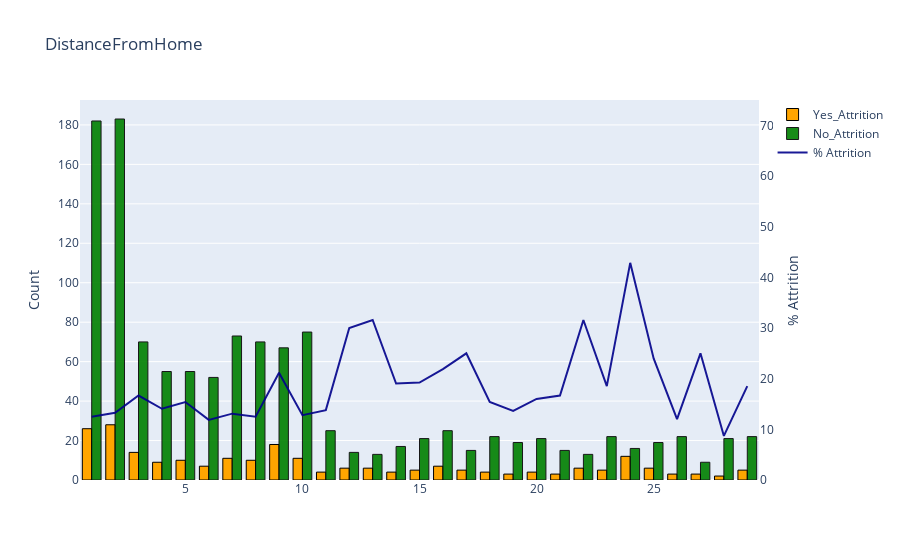

Notebook code cell kept with this figure:
### Code cell
barplot('DistanceFromHome', False)

### Figure 1 — Plotly figure (JSON) as saved in the notebook; plotly's stock layout.template omitted (floating-point values rounded to 4 significant figures)
{"data": [{"marker": {"color": "orange", "line": {"color": "#000000", "width": 1}}, "name": "Yes_Attrition", "type": "bar", "x": [2, 1, 9, 3, 24, 10, 7, 5, 8, 4, 16, 6, 25, 12, 13, 22, 23, 29, 17, 15, 11, 20, 18, 14, 19, 26, 27, 21, 28], "y": [28, 26, 18, 14, 12, 11, 11, 10, 10, 9, 7, 7, 6, 6, 6, 6, 5, 5, 5, 5, 4, 4, 4, 4, 3, 3, 3, 3, 2]}, {"marker": {"color": "green", "line": {"color": "#000000", "width": 1}}, "name": "No_Attrition", "opacity": 0.9, "type": "bar", "x": [2, 1, 10, 7, 3, 8, 9, 4, 5, 6, 11, 16, 23, 18, 29, 26, 28, 15, 20, 25, 19, 14, 24, 17, 21, 12, 22, 13, 27], "y": [183, 182, 75, 73, 70, 70, 67, 55, 55, 52, 25, 25, 22, 22, 22, 22, 21, 21, 21, 19, 19, 17, 16, 15, 15, 14, 13, 13, 9]}, {"marker": {"color": "darkblue", "line": {"color": "#000000", "width": 0.5}}, "name": "% Attrition", "opacity": 0.9, "type": "scatter", "x": [1, 2, 3, 4, 5, 6, 7, 8, 9, 10, 11, 12, 13, 14, 15, 16, 17, 18, 19, 20, 21, 22, 23, 24, 25, 26, 27, 28, 29], "y": [12.5, 13.27, 16.67, 14.06, 15.38, 11.86, 13.1, 12.5, 21.18, 12.79, 13.79, 30, 31.58, 19.05, 19.23, 21.88, 25, 15.38, 13.64, 16, 16.67, 31.58, 18.52, 42.86, 24, 12, 25, 8.696, 18.52], "yaxis": "y2"}], "layout": {"title": {"text": "DistanceFromHome"}, "yaxis": {"title": {"text": "Count"}}, "yaxis2": {"anchor": "x", "overlaying": "y", "range": [0, 75], "showgrid": false, "side": "right", "title": {"text": "% Attrition"}, "zeroline": false}}}
